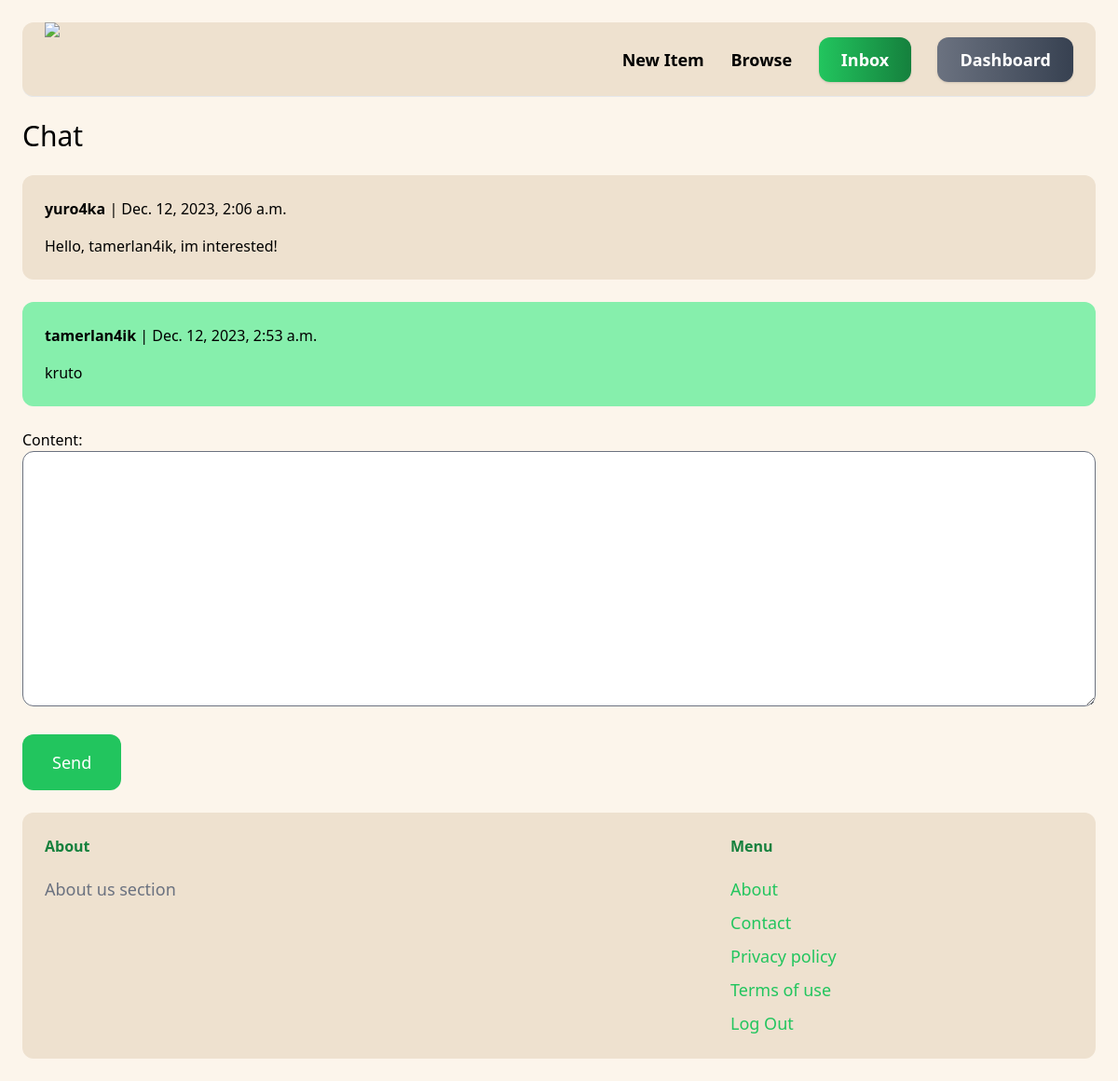
Before: /inbox/4/ (signed in) with the older database file.
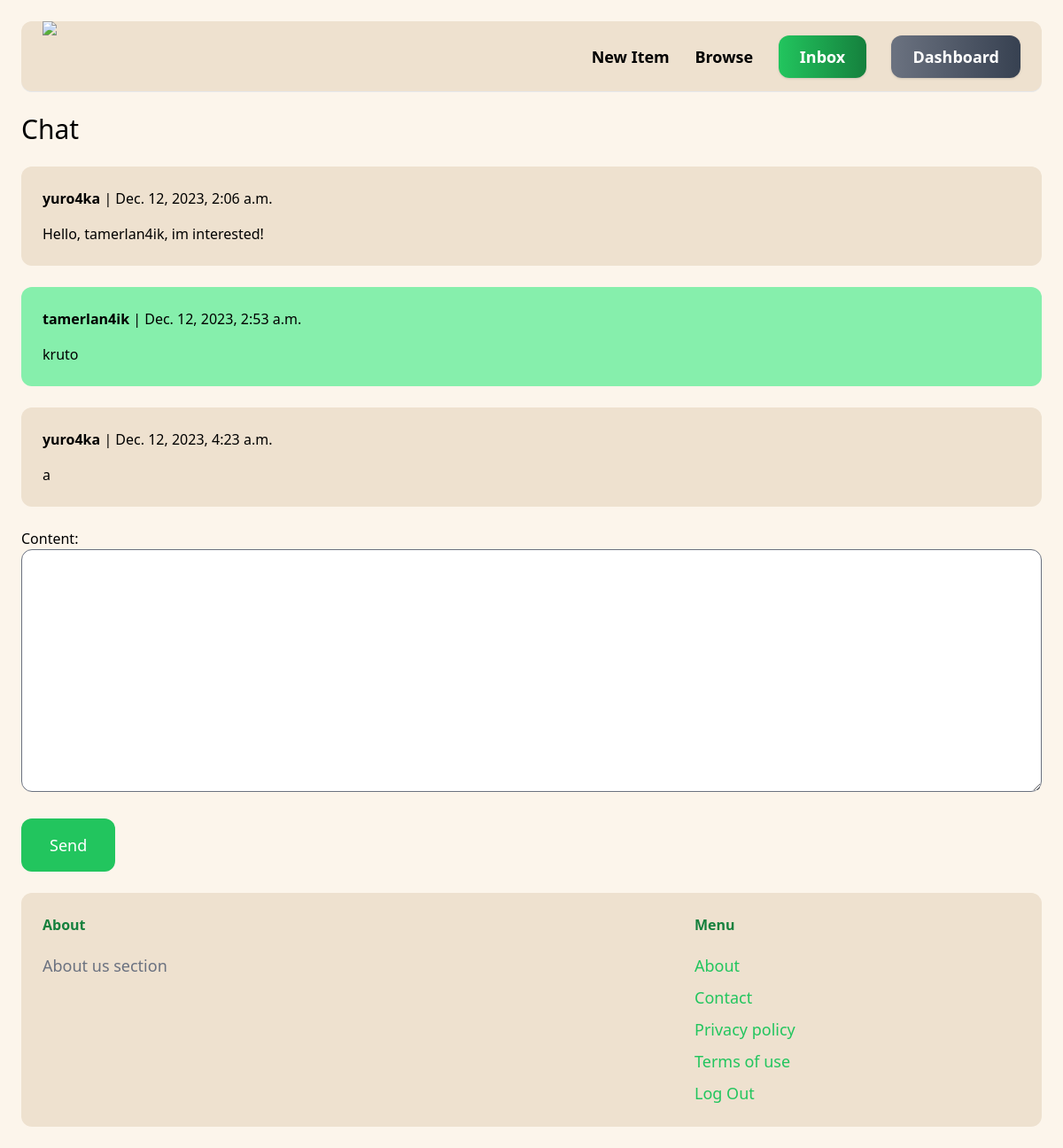
After: the same page with the newer database file.
### chat/models.py (models this page shows)
class ChatMessage(models.Model):
    chat = models.ForeignKey(Chat, related_name='messages', on_delete=models.CASCADE)
    content = models.TextField()
    created_at = models.DateTimeField(auto_now_add=True)
    created_by = models.ForeignKey(User, related_name='created_messages', on_delete=models.CASCADE)

### chat/views.py (the view)
# urls.py: path('<int:pk>/', views.detail, name="detail"),
@login_required
def detail(request,pk):
    chat = Chat.objects.filter(members__in=[request.user.id]).get(pk=pk)
    if request.method == "POST":
        form = ChatMessageForm(request.POST)
        if form.is_valid():
            chat_message = form.save(commit=False)
            chat_message.chat = chat
            chat_message.created_by = request.user
            chat_message.save()
            chat.save()
            return redirect('chat:detail', pk=pk)
    else:
        form = ChatMessageForm()
    return render(request, 'chat/detail.html', {
        'chat': chat,
        'form': form
    })

### chat/forms.py
class ChatMessageForm(forms.ModelForm):
    class Meta:
        model = ChatMessage
        fields = ('content',)
        widgets = {
            'content': forms.Textarea(attrs={
                'class': 'w-full py-4 px-6 rounded-xl border'
            })
        }

### chat/templates/chat/detail.html (shortened to what this page needs)
{% extends "core/base.html" %}
{% block content %}
<h1 class="mb-6 text-3xl">Chat</h1>
<div class="space-y-6">
    {% for message in chat.messages.all %}
        <div class="p-6 flex bg-green-300 rounded-xl" style="{% if message.created_by != request.user %}background:#eee1cf;{% endif %}">
            <div>
                <p class="mb-4"><strong>{{message.created_by.username}}</strong> | {{message.created_at}}</p>
                <p>{{ message.content }}</p>
            </div>
        </div>
    {% endfor %}
</div>
<form method="POST" action="." class="mt-6">
    {{form.as_p}}
    <button class="mt-6 py-4 px-8 text-lg bg-green-500 hover:bg-green-700 rounded-xl text-white">Send</button>
</form>
{% endblock %}

Changed rows visible on the page:
added ChatMessage: created_by.username "yuro4ka", created_at "Dec. 12, 2023, 4:23 a.m.", content "a"
